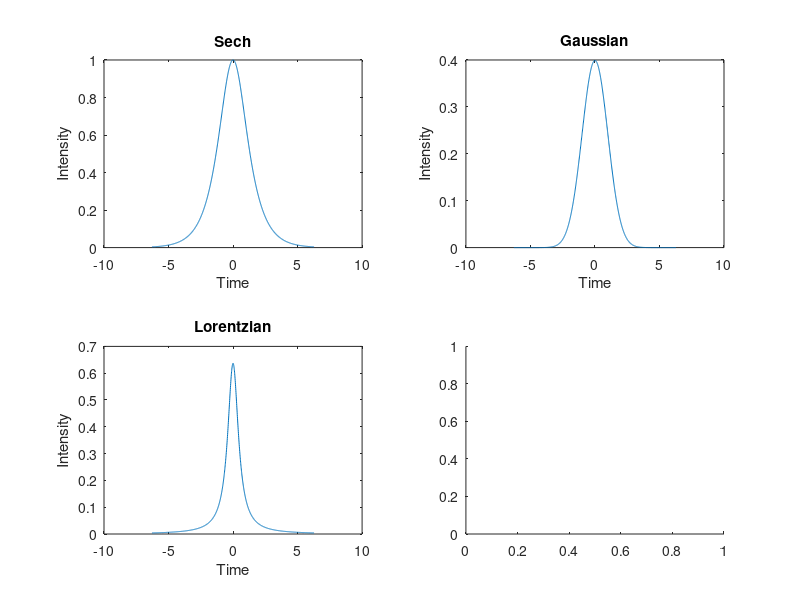

MATLAB code for this plot: (Note: this script raises an error after producing the figure.)
figure
subplot(2,2,1)
x = -2*pi:0.01:2*pi; 
plot(x,sech(x))
title('Sech')
xlabel('Time')
ylabel('Intensity')

% x = [-3:.1:3];
subplot(2,2,2)
norm = normpdf(x,0,1);
plot(x,norm)
title('Gaussian')
xlabel('Time')
ylabel('Intensity')

subplot(2,2,3)
gam=1;
lorentz = 1/pi *(0.5*gam)./(x.^2 +(0.5*gam)^2);
plot(x,lorentz)
title('Lorentzian')
xlabel('Time')
ylabel('Intensity')


subplot(2,2,4)
gam=1;
square = 0.5+0.*xx;
xx = -1:0.1:1;
plot(xx,square)
title('Rectangle')
xlabel('Time')
ylabel('Intensity')